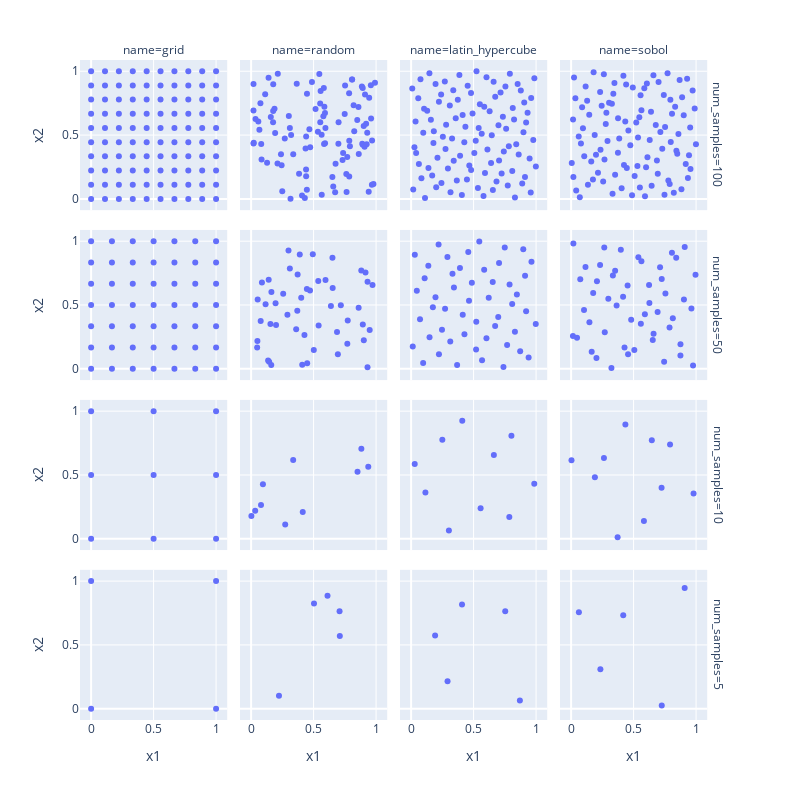

Here is the notebook cell this chart was saved with:
### Code cell
fig = px.scatter(
    compare_df,
    x="x1",
    y="x2",
    facet_row="num_samples",
    facet_col="name",
    width=800,
    height=800,
)
plot_and_save(
    "traditional-doe-compare",
    fig,
    show=True,
    mpl_kwargs=dict(width_inches=7.5, height_inches=8.0),
)
